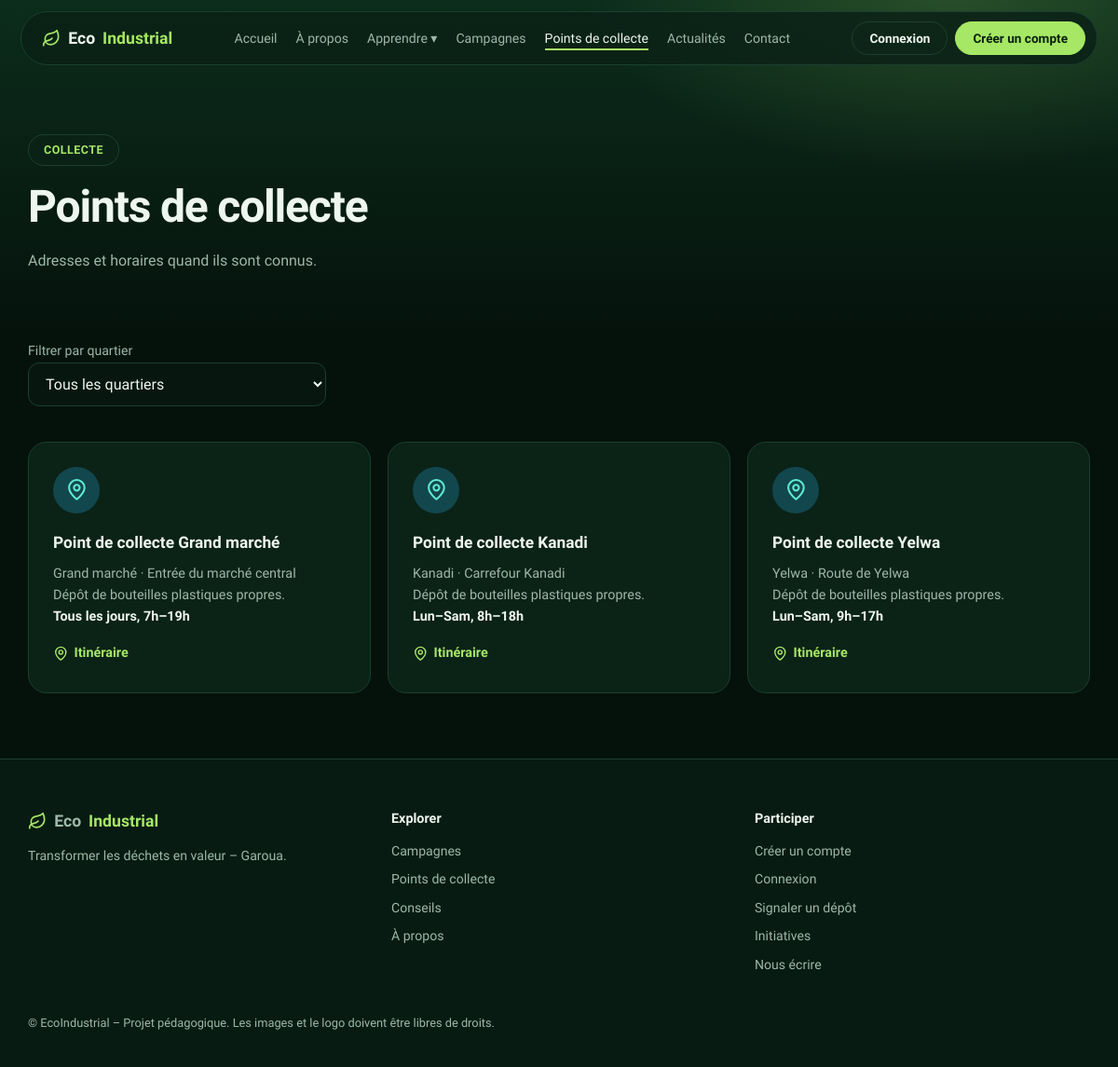
Page /points/ on the committed database.
### core/models.py (models this page shows, shortened)
class PointCollecte(models.Model):
    nom = models.CharField(max_length=150)
    quartier = models.CharField(max_length=100, blank=True, choices=QUARTIERS)
    adresse = models.CharField(max_length=200, blank=True)
    description = models.TextField(blank=True)
    horaires = models.CharField("Horaires (si connus)", max_length=150, blank=True)
    class Meta:
        ordering = ["nom"]
        verbose_name = "point de collecte"
        verbose_name_plural = "points de collecte"

class Parametre(models.Model):
    cle = models.CharField("Clé", max_length=50, primary_key=True)
    valeur = models.TextField(blank=True)
    class Meta:
        verbose_name = "paramètre"
        verbose_name_plural = "infos du site"

### core/views.py (the view)
# urls.py: path("points/", views.points, name="points"),
def points(request):
    quartier = request.GET.get("quartier", "").strip()
    rows = PointCollecte.objects.all()
    if quartier:
        rows = rows.filter(quartier=quartier)
    quartiers = PointCollecte.objects.exclude(quartier="").order_by("quartier").values_list("quartier", flat=True).distinct()
    return render(request, "core/points.html", {"points": rows, "quartiers": quartiers, "quartier": quartier})

### core/context_processors.py (called while the page is built)
def site(request):
    try:
        valeurs = dict(Parametre.objects.values_list("cle", "valeur"))
    except Exception:  # table pas encore migrée
        valeurs = {}
    return {"site": {k: valeurs.get(k) or d for k, d in DEFAUTS.items()}}

### core/templatetags/core_extras.py (called while the page is built)
@register.simple_tag
def icon(name):
    return format_html('<svg class="i" aria-hidden="true"><use href="#i-{}"/></svg>', name)

@register.simple_tag
def asset(path):
    try:
        stamp = int(Path(settings.BASE_DIR, "static", path).stat().st_mtime)
    except OSError:
        stamp = 0
    return f"{static(path)}?v={stamp}"

### templates/core/points.html (shortened to what this page needs)
{% extends "base.html" %}{% load core_extras %}
{% block content %}
{% include "core/_phead.html" with eyebrow="Collecte" title="Points de collecte" lead="Adresses et horaires quand ils sont connus." %}
<div class="wrap" style="padding-bottom:70px"><form method="get" style="max-width:320px"><label for="quartier" style="color:var(--mute);font-size:.88rem">Filtrer par quartier</label><select id="quartier" name="quartier" onchange="this.form.submit()"><option value="">Tous les quartiers</option>
{% for x in quartiers %}<option {% if x == quartier %}selected{% endif %}>{{ x }}</option>{% endfor %}</select></form>
<div class="cards">{% for p in points %}<article class="card c2"><div class="ic">{% icon 'pin' %}</div><h3>{{ p.nom }}</h3><p>{{ p.quartier }} · {{ p.adresse }}<br>{{ p.description }}<br><b style="color:var(--ink)">{{ p.horaires }}</b></p>
<a class="more" href="https://www.google.com/maps/search/?api=1&amp;query={{ p.adresse|default:p.nom|add:' Garoua'|urlencode }}" target="_blank" rel="noopener">{% icon 'pin' %} Itinéraire</a></article>{% endfor %}</div>
{% if not points %}<p class="sub">Aucun point de collecte pour ce quartier.</p>{% endif %}</div>
{% endblock %}

### templates/base.html (shortened to what this page needs)
{% load static core_extras %}<!DOCTYPE html>
<html lang="fr"><head><meta charset="utf-8"><meta name="viewport" content="width=device-width, initial-scale=1, viewport-fit=cover">
<link rel="stylesheet" href="{% asset 'css/style.css' %}"></head><body>
{% with url=request.resolver_match.url_name %}
<header class="nav"><div class="nav-in">
<a class="logo" href="{% url 'home' %}">{% icon 'leaf' %}Eco<b>Industrial</b></a>
<nav class="menu" aria-label="Navigation principale">
<a class="{% if url == 'home' %}on{% endif %}" href="{% url 'home' %}">Accueil</a>
<a class="{% if url == 'a_propos' %}on{% endif %}" href="{% url 'a_propos' %}">À propos</a>
<span class="dd"><button type="button" class="{% if url == 'environnement' or url == 'recyclage' or url == 'conseils' %}on{% endif %}">Apprendre ▾</button></span>
<a class="{% if url == 'campagnes' or url == 'campagne' %}on{% endif %}" href="{% url 'campagnes' %}">Campagnes</a>
<a class="{% if url == 'points' %}on{% endif %}" href="{% url 'points' %}">Points de collecte</a>
<a class="{% if url == 'actualites' %}on{% endif %}" href="{% url 'actualites' %}">Actualités</a>
<a class="{% if url == 'contact' %}on{% endif %}" href="{% url 'contact' %}">Contact</a>
{% if user.is_staff %}<a href="{% url 'admin:index' %}">Admin</a>{% endif %}</nav>
<div class="acts">
{% if user.is_authenticated %}<a class="btn btn-ghost" href="{% url 'profil' %}">Mon espace</a><form class="inline" method="post" action="{% url 'logout' %}">{% csrf_token %}<button class="btn btn-main">Quitter</button></form>
{% else %}<a class="btn btn-ghost" href="{% url 'login' %}">Connexion</a><a class="btn btn-main" href="{% url 'inscription' %}">Créer un compte</a>{% endif %}
</div>
</div></header>
{% endwith %}
<main>
{% block content %}{% endblock %}
</main><footer><div class="wrap"><div class="fgrid">
<div><a class="logo" href="{% url 'home' %}">{% icon 'leaf' %}Eco<b>Industrial</b></a><p style="margin-top:12px">{{ site.slogan }} – Garoua.</p></div>
<div><h4>Explorer</h4><a href="{% url 'campagnes' %}">Campagnes</a><a href="{% url 'points' %}">Points de collecte</a><a href="{% url 'conseils' %}">Conseils</a><a href="{% url 'a_propos' %}">À propos</a></div>
<div><h4>Participer</h4><a href="{% url 'inscription' %}">Créer un compte</a><a href="{% url 'login' %}">Connexion</a><a href="{% url 'signalement' %}">Signaler un dépôt</a><a href="{% url 'initiatives' %}">Initiatives</a><a href="{% url 'contact' %}">Nous écrire</a></div></div>
<p class="copy">© EcoIndustrial – Projet pédagogique. Les images et le logo doivent être libres de droits.</p></div></footer></body></html>

### templates/core/_phead.html
<div class="phead"><div class="wrap"><span class="eyebrow">{{ eyebrow }}</span><h1>{{ title }}</h1>{% if lead %}<p class="lead">{{ lead }}</p>{% endif %}</div></div>

### static/css/style.css (style rules this page uses)
:root { --bg:#05120c;--bg2:#081b12;--panel:#0b2217;--panel2:#0e2b1e;--line:#1b4030;--ink:#eef6f0;--mute:#9db8a9;--lime:#a6e865;--lime-ink:#08200f;--r:20px }
* { box-sizing:border-box;margin:0 }
html { scroll-behavior:smooth }
html { -webkit-text-size-adjust:100%;scroll-padding-top:96px }
body { font-family:Sora,system-ui,-apple-system,Segoe UI,sans-serif;background:var(--bg);color:var(--ink);line-height:1.6;overflow-x:clip }
a,button { -webkit-tap-highlight-color:transparent }
a { color:inherit;text-decoration:none }
.i { width:1.15em;height:1.15em;fill:none;stroke:currentColor;stroke-width:2;stroke-linecap:round;stroke-linejoin:round;flex:none;vertical-align:-.2em }
.wrap { max-width:1180px;margin:0 auto;padding:0 20px }
.btn { display:inline-flex;align-items:center;gap:8px;padding:13px 24px;border-radius:999px;font:600 .95rem Sora,system-ui,sans-serif;border:1px solid var(--line);cursor:pointer;color:var(--ink);background:none;transition:.2s }
.btn-main { background:var(--lime);color:var(--lime-ink);border-color:var(--lime) }
.eyebrow { display:inline-flex;align-items:center;gap:8px;border:1px solid var(--line);background:rgba(11,34,23,.7);color:var(--lime);border-radius:999px;padding:6px 16px;font-size:.78rem;font-weight:600;letter-spacing:.04em;text-transform:uppercase }
.nav { position:sticky;top:12px;z-index:20;margin:12px auto 0;max-width:1180px;padding:0 12px }
.nav-in { display:flex;align-items:center;justify-content:space-between;gap:12px;background:rgba(11,34,23,.85);backdrop-filter:blur(12px);border:1px solid var(--line);border-radius:999px;padding:10px 12px 10px 22px }
.logo { display:flex;align-items:center;gap:8px;font-weight:700;font-size:1.1rem }
.logo b { color:var(--lime) }
.logo .i { color:var(--lime) }
.menu { display:none;gap:24px;font-size:.9rem;color:var(--mute) }
.menu a:hover,.menu a.on { color:var(--ink) }
.menu a.on { box-shadow:0 2px 0 var(--lime) }
.acts { display:flex;gap:8px;align-items:center }
.acts .btn { padding:9px 18px;font-size:.85rem }
@media (min-width:1100px) { .menu { display:flex } }
h1 { font-size:clamp(2.4rem,6vw,4.2rem);line-height:1.07;font-weight:700;letter-spacing:-.025em;margin-top:18px }
.lead { color:var(--mute);max-width:50ch;margin:20px 0 30px }
.cards { display:grid;gap:18px;margin-top:38px;grid-template-columns:repeat(auto-fit,minmax(240px,1fr)) }
.card { background:var(--panel);border:1px solid var(--line);border-radius:var(--r);padding:26px;transition:.2s }
.ic { width:50px;height:50px;border-radius:50%;display:grid;place-items:center;font-size:1.35rem;margin-bottom:18px }
.c2 .ic { background:#12474d;color:#5eead4 }
.card h3 { font-size:1.08rem;margin-bottom:8px }
.card p { color:var(--mute);font-size:.9rem }
.more { display:inline-flex;gap:6px;align-items:center;margin-top:16px;color:var(--lime);font-weight:600;font-size:.9rem }
footer { border-top:1px solid var(--line);padding:52px 0 28px;background:var(--bg2) }
.fgrid { display:grid;gap:30px;grid-template-columns:repeat(auto-fit,minmax(200px,1fr)) }
footer h4 { margin-bottom:12px;font-size:.9rem }
footer a,footer p { color:var(--mute);font-size:.88rem;display:block;margin-bottom:8px }
.copy { margin-top:34px;color:var(--mute);font-size:.8rem }
.phead { margin-top:-76px;padding:150px 0 40px;background:radial-gradient(50% 80% at 85% 0,rgba(166,232,101,.18),transparent 65%),linear-gradient(180deg,#0c2d1c,var(--bg)) }
.phead h1 { font-size:clamp(2rem,4.5vw,3rem) }
input,textarea,select { width:100%;padding:12px 14px;background:#07170f;border:1px solid var(--line);color:var(--ink);border-radius:12px;font:inherit }
@media (prefers-reduced-motion:no-preference) { .glass,.card { animation:rise .7s ease both } }
.menu { gap:20px;font-size:.88rem }
.dd { position:relative }
.dd button { background:none;border:0;color:inherit;font:inherit;cursor:pointer;padding:0 }

### rows in the picture
PointCollecte: nom "Point de collecte Grand marché", quartier "Grand marché", adresse "Entrée du marché central", description "Dépôt de bouteilles plastiques propres.", horaires "Tous les jours, 7h–19h"
PointCollecte: nom "Point de collecte Kanadi", quartier "Kanadi", adresse "Carrefour Kanadi", description "Dépôt de bouteilles plastiques propres.", horaires "Lun–Sam, 8h–18h"
PointCollecte: nom "Point de collecte Yelwa", quartier "Yelwa", adresse "Route de Yelwa", description "Dépôt de bouteilles plastiques propres.", horaires "Lun–Sam, 9h–17h"
Parametre: slogan "Transformer les déchets en valeur"

### other values in the picture
{{ eyebrow }} "COLLECTE"
{{ title }} "Points de collecte"
{{ lead }} "Adresses et horaires quand ils sont connus."
